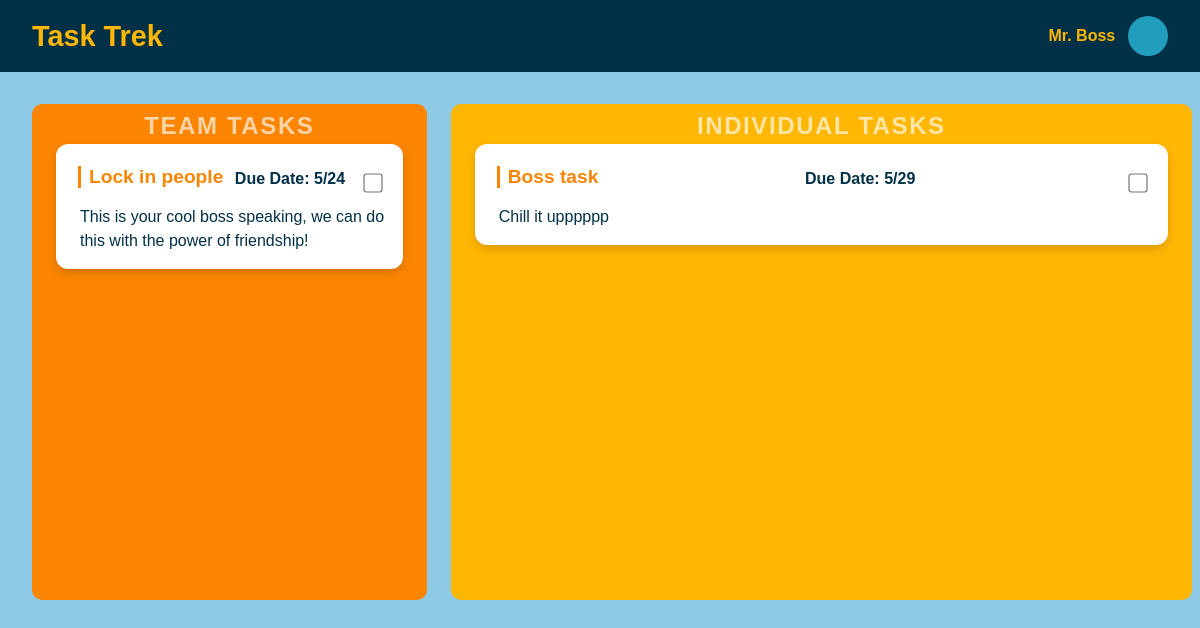
/user/3/, run on the app's committed database.
### tasktrek/models.py (models this page shows, shortened)
class Employee(models.Model):
    id = models.AutoField(primary_key=True)
    name = models.CharField(max_length = 64)
    is_admin = models.BooleanField(default=False)
    tasks = models.CharField(max_length = 64)
    username = models.CharField(max_length = 64, default="nousername")
    password = models.IntegerField(default = 11111)

class Task(models.Model):
    id = models.AutoField(primary_key = True)
    name = models.CharField(max_length = 32, default="...")
    description = models.CharField(max_length = 100)
    due_date = models.CharField(default = "")
    is_complete = models.CharField(default = "False")
    is_team = models.CharField(default="False")
    def __str__(self):
        return f"{self.id}~{self.name}~{self.description}~{self.due_date}~{self.is_complete}~{self.is_team}"

### tasktrek/views.py (the view, shortened to what this page needs)
# urls.py: path('user/<int:employee_id>/', views.user, name="user"),
def user(request, employee_id):
    dataConnector = sqlite3.connect('db.sqlite3')
    cursor = dataConnector.cursor()
    cursor.execute("SELECT * FROM tasktrek_task WHERE is_team = ?", ["True"])
    group_tasks = cursor.fetchall()
    print("Look at my group tasks")
    print(group_tasks)
    print(type(group_tasks))
    clean_group_tasks = []
    for group_task in group_tasks:
        gt_entry = {}
        print(type(group_task))
        gt_entry['id'] = group_task[0]
        gt_entry['name'] = group_task[3]
        gt_entry['description'] = group_task[1]
        gt_entry['due_date'] = group_task[2]
        clean_group_tasks.append(gt_entry)
    print(clean_group_tasks)
    print("Look at my employee id")
    print(employee_id)
    cursor.execute("SELECT * FROM tasktrek_employee WHERE id = ?", [employee_id])
    employee_data = cursor.fetchone()
    print("Look at my employee data")
    print(employee_data)
    employee_tasks = employee_data[3]
    print("Look at my employees tasks...")
    print(employee_tasks)
    print(type(employee_tasks))
    if employee_tasks != "":
        clean_employee_tasks = employee_tasks.split(",")
        print("Look at my REAL employee tasks...")
        print(clean_employee_tasks)
        task_list = Task.objects.all()
        clean_task_list = []
        for task in task_list:
            copy_task = str(task)
            clean_task_list.append(copy_task.split("~"))
        print("Cleaned up task list")
        print(clean_task_list)
        task_array = []
        for a_task_id in clean_employee_tasks:
            for a_task in clean_task_list:
                if a_task_id == a_task[0]:
                    task_array.append(Task.objects.get(id=a_task_id))
        print("All tasks compiled!!!")
        print(type(task_array[0]))
        context = {
            'tasks' : task_array,
            'name' : employee_data[1],
            'group_tasks': clean_group_tasks
        }
        return render(request, "user.html", context)

### tasktrek/templates/user.html (shortened to what this page needs)
<!DOCTYPE html>
<html lang="en">
<head>
    {% load static %}
    <link rel="stylesheet" href="{% static 'css/styles.css' %}">
</head>
<body>
    <div class="header-bar">
        <h1>Task Trek</h1>
        <div class="user-info">
            <span class="user-name">{{name}}</span>
            <div class="profile-picture"></div>
        </div>
    </div>
    <div class="tasks-container">
        <div class="team-tasks">
            <div class="background-label">Team Tasks</div>
            {% if group_tasks == "" %}
            {% else %}
            {% for task in group_tasks %}
                <div class="task-card">
                    <div class="task-header">
                        <h3>{{ task.name }}</h3>
                        <p class="task-due-date"><strong>Due Date:</strong> {{ task.due_date }}</p>
                        <input type="checkbox" class="task-checkbox" {% if task.completed %}checked{% endif %}>
                    </div>
                    <p>{{ task.description }}</p>
                </div>
            {% endfor %}
            {% endif %}
        </div>
        <div class="individual-tasks">
            <div class="background-label">Individual Tasks</div>
            {% if tasks == "" %}
            {% else %}
            {% for task in tasks %}
                {% if task.is_team == 'False' %}
                <div class="task-card">
                    <div class="task-header">
                        <h3>{{ task.name }}</h3>
                        <p class="task-due-date"><strong>Due Date:</strong> {{ task.due_date }}</p>
                        <input data-taskid={{task.id}}  type="checkbox" class="task-checkbox" {% if task.completed %}checked{% endif %}>
                    </div>
                    <p>{{ task.description }}</p>
                </div>
                {% endif %}
            {% endfor %}
            {% endif %}
        </div>
    </div>
</body>
</html>

### tasktrek/static/css/styles.css (style rules this page uses)
* { margin: 0; padding: 0; box-sizing: border-box; }
body { font-family: 'Arial', sans-serif; background-color: #8ecae6; color: white; padding: 0; }
.header-bar { background-color: #023047; padding: 1rem 2rem; display: flex; align-items: center; justify-content: space-between; color: white; }
.header-bar h1 { font-size: 1.8rem; font-weight: bold; color: #ffb703; }
.user-info { display: flex; align-items: center; }
.user-info .profile-picture { width: 40px; height: 40px; border-radius: 50%; background-color: #219ebc; margin-left: 0.8rem; }
.user-info .user-name { font-size: 1rem; font-weight: bold; color: #ffb703; }
.tasks-container { display: flex; padding: 2rem; gap: 1.5rem; }
.team-tasks { flex: 1; background-color: #fb8500; border-radius: 10px; padding: 1.5rem; position: relative; }
.individual-tasks { flex: 2; background-color: #ffb703; border-radius: 10px; padding: 1.5rem; position: relative; }
.background-label { position: absolute; top: 0.5rem; left: 50%; transform: translateX(-50%); font-size: 1.5rem; color: rgba(255, 255, 255, 0.65); text-transform: uppercase; font-weight: bold; letter-spacing: 0.1rem; }
.task-card { margin: 1rem 0; padding: 1rem; background: white; border-radius: 12px; box-shadow: 0 4px 8px rgba(0, 0, 0, 0.15); color: #023047; transition: transform 0.3s ease, box-shadow 0.3s ease; }
.task-card h3 { font-size: 1.2rem; margin-bottom: 0.7rem; padding-left: 0.5rem; border-left: 3px solid #fb8500; color: #fb8500; }
.task-card p { font-size: 1rem; padding-left: 0.5rem; margin-top: 0; color: #023047; line-height: 1.5; text-align: start; }
.tasks-container { display: flex; gap: 1.5rem; height: 70vh; overflow-y: auto; padding-right: 0.5rem; }
.task-header { display: flex; align-items: center; justify-content: space-between; padding: 0.375rem; }
.task-checkbox { width: 16px; height: 16px; margin-left: 1rem; transform: scale(1.2); cursor: pointer; accent-color: #fb8500; }
.task-card h3 { text-decoration: none; }
.task-due-date { font-size: 0.9rem; color: #555; margin-top: 0.5rem; margin-bottom: 0.5rem; font-weight: bold; }

### data on the page
Employee: name "Mr. Boss"
Task: name "Lock in people", due_date "5/24", description "This is your cool boss speaking, we can do this with the power of friendship!"
Task: name "Boss task", due_date "5/29", description "Chill it upppppp"
